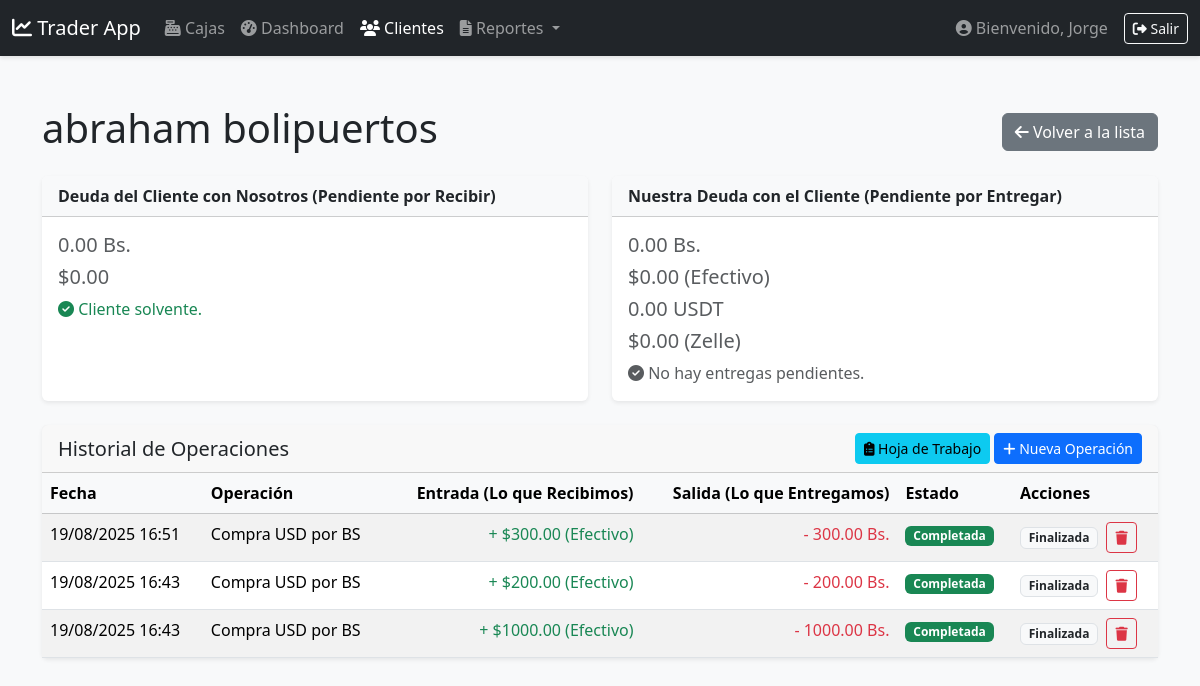
The app's page /clients/14/ (signed in) with its own data.
### exchange/models.py (models this page shows, shortened)
class User(AbstractUser):
    ROLE_CHOICES = (
        ('admin', 'Administrador'),
        ('operator', 'Operador'),
    )
    role = models.CharField(max_length=10, choices=ROLE_CHOICES, default='operator')

class Client(models.Model):
    name = models.CharField(max_length=100, verbose_name="Nombre Completo")
    identifier = models.CharField(max_length=20, unique=True, verbose_name="Cédula o RIF")
    phone = models.CharField(max_length=20, blank=True, null=True, verbose_name="Teléfono")
    email = models.EmailField(blank=True, null=True, verbose_name="Correo Electrónico")
    created_at = models.DateTimeField(auto_now_add=True)
    def get_balance(self):
        pending_transactions = self.adv_transactions.filter(status='pending')
        debe_bs = pending_transactions.filter(
            operation_type__in=['SELL_USD_FOR_BS', 'USDT_FOR_BS']
        ).aggregate(total=Sum('amount_out'))['total'] or 0.00
        debe_usd = pending_transactions.filter(
            operation_type__in=['BUY_USD_FOR_BS', 'CASH_FOR_USDT', 'ZELLE_FOR_CASH']
        ).aggregate(total=Sum('amount_in'))['total'] or 0.00
        le_debemos_bs = pending_transactions.filter(
            operation_type='BUY_USD_FOR_BS'
        ).aggregate(total=Sum('amount_out'))['total'] or 0.00
        debe_entregar_usd = pending_transactions.filter(
            operation_type='SELL_USD_FOR_BS'
        ).aggregate(total=Sum('amount_in'))['total'] or 0.00
        debe_entregar_usdt = pending_transactions.filter(
            operation_type__in=['USDT_FOR_BS', 'CASH_FOR_USDT']
        ).aggregate(total=Sum('amount_in'))['total'] or 0.00
        debe_entregar_zelle = pending_transactions.filter(
            operation_type='ZELLE_FOR_CASH'
        ).aggregate(total=Sum('amount_in'))['total'] or 0.00
        return {
            'debe_bs': debe_bs,
            'debe_usd': debe_usd,
            'le_debemos_bs': le_debemos_bs,
            'le_debemos_usd': debe_entregar_usd,
            'le_debemos_usdt': debe_entregar_usdt,
            'le_debemos_zelle': debe_entregar_zelle
        }

class AdvancedTransaction(models.Model):
    OPERATION_CHOICES = [
        ('SELL_USD_FOR_BS', 'Venta USD por BS'),
        ('BUY_USD_FOR_BS', 'Compra USD por BS'),
        ('USDT_FOR_CASH', 'Doy USDT, Recibo Efectivo (Comisión %)'),
        ('CASH_FOR_USDT', 'Doy Efectivo, Recibo USDT (Comisión %)'),
        ('USDT_FOR_BS', 'Doy USDT por Bolívares (Tasa)'),
        ('ZELLE_FOR_CASH', 'Doy Zelle, Recibo Efectivo'),
    ]
    STATUS_CHOICES = (('pending', 'Pendiente'), ('completed', 'Completada'), ('cancelled', 'Anulada'),)
    client = models.ForeignKey(Client, on_delete=models.CASCADE, related_name='adv_transactions')
    operator = models.ForeignKey(User, on_delete=models.SET_NULL, null=True)
    worksheet = models.ForeignKey(ClientWorkSheet, on_delete=models.SET_NULL, null=True, blank=True, related_name='transactions')
    operation_type = models.CharField(max_length=20, choices=OPERATION_CHOICES)
    status = models.CharField(max_length=10, choices=STATUS_CHOICES, default='pending')
    amount_primary = models.DecimalField(max_digits=12, decimal_places=2, verbose_name="Monto Principal de la Operación")
    rate_or_fee = models.DecimalField(max_digits=12, decimal_places=4, verbose_name="Tasa de Operación / Fee (%)")
    amount_in = models.DecimalField(max_digits=12, decimal_places=2, null=True, blank=True, verbose_name="Monto que Recibes (Entrada)")
    amount_out = models.DecimalField(max_digits=12, decimal_places=2, null=True, blank=True, verbose_name="Monto que Das (Salida)")
    base_rate = models.DecimalField(
        max_digits=12, decimal_places=4, null=True, blank=True,
        verbose_name="Tasa Base/Costo (Opcional)",
        help_text="Para operaciones de tasa, introduce tu costo de referencia para calcular la ganancia."
    )
    profit = models.DecimalField(max_digits=12, decimal_places=2, null=True, blank=True, default=0.00)
    profit_amount = models.DecimalField(max_digits=12, decimal_places=2, default=0.00, verbose_name="Ganancia (Monto)")
    profit_currency = models.CharField(max_length=5, default='USD', verbose_name="Moneda de Ganancia")
    profit_usd_equivalent = models.DecimalField(max_digits=12, decimal_places=2, default=0.00, verbose_name="Ganancia en USD")
    profit_bs_equivalent = models.DecimalField(max_digits=12, decimal_places=2, default=0.00, verbose_name="Ganancia en BS")
    usd_bs_rate_used = models.DecimalField(max_digits=12, decimal_places=4, null=True, blank=True, verbose_name="Tasa USD/BS utilizada")
    notes = models.TextField(blank=True, null=True)
    created_at = models.DateTimeField(auto_now_add=True)
    class Meta:
        ordering = ['-created_at']

### exchange/views.py (the view)
# urls.py: path('clients/<int:pk>/', ClientDetailView.as_view(), name='client-detail'),
class ClientDetailView(LoginRequiredMixin, DetailView):
    model = Client
    template_name = 'exchange/client_detail.html'
    def get_context_data(self, **kwargs):
        context = super().get_context_data(**kwargs)
        client = self.get_object()
        context['transactions'] = client.adv_transactions.order_by('-created_at')
        context['balance'] = client.get_balance()
        return context

### exchange/templates/exchange/client_detail.html
{% extends "base.html" %}
{% block content %}
<div class="container mt-4">
    <div class="d-flex justify-content-between align-items-center mb-3">
        <h1>{{ client.name }}</h1>
        <a href="{% url 'client-list' %}" class="btn btn-secondary">
            <i class="fas fa-arrow-left"></i> Volver a la lista
        </a>
    </div>
    <div class="row mb-4">
        <div class="col-md-6 mb-3 mb-md-0">
            <div class="card h-100 {% if balance.debe_usd > 0 or balance.debe_bs > 0 %}border-danger{% else %}border-light{% endif %} shadow-sm">
                <div class="card-header fw-bold {% if balance.debe_usd > 0 or balance.debe_bs > 0 %}bg-danger text-white{% else %}bg-light{% endif %}">
                    Deuda del Cliente con Nosotros (Pendiente por Recibir)
                </div>
                <div class="card-body">
                    <h5 class="card-title {% if balance.debe_bs > 0 %}text-danger fw-bold{% else %}text-muted{% endif %}">
                        {{ balance.debe_bs|floatformat:2 }} Bs.
                    </h5>
                    <h5 class="card-title {% if balance.debe_usd > 0 %}text-danger fw-bold{% else %}text-muted{% endif %}">
                        ${{ balance.debe_usd|floatformat:2 }}
                    </h5>
                    {% if balance.debe_usd == 0 and balance.debe_bs == 0 %}
                        <p class="text-success mb-0 mt-2"><i class="fas fa-check-circle"></i> Cliente solvente.</p>
                    {% endif %}
                </div>
            </div>
        </div>
        <div class="col-md-6">
            <div class="card h-100 {% if balance.le_debemos_usd > 0 or balance.le_debemos_bs > 0 or balance.le_debemos_usdt > 0 or balance.le_debemos_zelle > 0 %}border-success{% else %}border-light{% endif %} shadow-sm">
                <div class="card-header fw-bold {% if balance.le_debemos_usd > 0 or balance.le_debemos_bs > 0 or balance.le_debemos_usdt > 0 or balance.le_debemos_zelle > 0 %}bg-success text-white{% else %}bg-light{% endif %}">
                    Nuestra Deuda con el Cliente (Pendiente por Entregar)
                </div>
                <div class="card-body">
                    <h5 class="card-title {% if balance.le_debemos_bs > 0 %}text-success fw-bold{% else %}text-muted{% endif %}">
                        {{ balance.le_debemos_bs|floatformat:2 }} Bs.
                    </h5>
                    <h5 class="card-title {% if balance.le_debemos_usd > 0 %}text-success fw-bold{% else %}text-muted{% endif %}">
                        ${{ balance.le_debemos_usd|floatformat:2 }} (Efectivo)
                    </h5>
                    <h5 class="card-title {% if balance.le_debemos_usdt > 0 %}text-success fw-bold{% else %}text-muted{% endif %}">
                        {{ balance.le_debemos_usdt|floatformat:2 }} USDT
                    </h5>
                    <h5 class="card-title {% if balance.le_debemos_zelle > 0 %}text-success fw-bold{% else %}text-muted{% endif %}">
                        ${{ balance.le_debemos_zelle|floatformat:2 }} (Zelle)
                    </h5>
                    {% if balance.le_debemos_usd == 0 and balance.le_debemos_bs == 0 and balance.le_debemos_usdt == 0 and balance.le_debemos_zelle == 0 %}
                        <p class="text-muted mb-0 mt-2"><i class="fas fa-check-circle"></i> No hay entregas pendientes.</p>
                    {% endif %}
                </div>
            </div>
        </div>
    </div>
<div class="card mt-4 shadow-sm">
    <div class="card-header d-flex justify-content-between align-items-center">
        <h5 class="mb-0">Historial de Operaciones</h5>
        <div>
            <a href="{% url 'client-worksheet' client.pk %}" class="btn btn-sm btn-info"><i class="fas fa-clipboard-list"></i> Hoja de Trabajo</a>
            <a href="{% url 'advanced-transaction-create' client.pk %}" class="btn btn-sm btn-primary"><i class="fas fa-plus"></i> Nueva Operación</a>
        </div>
    </div>
    <div class="card-body p-0">
        <div class="table-responsive">
            <table class="table table-striped table-hover mb-0">
                <thead class="table-light">
                    <tr>
                        <th>Fecha</th>
                        <th>Operación</th>
                        <th class="text-end">Entrada (Lo que Recibimos)</th>
                        <th class="text-end">Salida (Lo que Entregamos)</th>
                        <th>Estado</th>
                        <th>Acciones</th>
                    </tr>
                </thead>
                <tbody>
                    {% for tx in transactions %}
                    <tr>
                        <td>{{ tx.created_at|date:"d/m/Y H:i" }}</td>
                        <td>{{ tx.get_operation_type_display }}</td>
                        {% if tx.operation_type == 'SELL_USD_FOR_BS' %}
                            <td class="text-end text-success">+ {{ tx.amount_in|floatformat:2 }} Bs.</td>
                            <td class="text-end text-danger">- ${{ tx.amount_primary|floatformat:2 }} (Efectivo)</td>
                        {% elif tx.operation_type == 'BUY_USD_FOR_BS' %}
                            <td class="text-end text-success">+ ${{ tx.amount_primary|floatformat:2 }} (Efectivo)</td>
                            <td class="text-end text-danger">- {{ tx.amount_in|floatformat:2 }} Bs.</td>
                        {% elif tx.operation_type == 'USDT_FOR_CASH' %}
                            <td class="text-end text-success">+ ${{ tx.amount_out|floatformat:2 }} (Efectivo)</td>
                            <td class="text-end text-danger">- {{ tx.amount_primary|floatformat:2 }} USDT</td>
                        {% elif tx.operation_type == 'CASH_FOR_USDT' %}
                            <td class="text-end text-success">+ {{ tx.amount_out|floatformat:2 }} USDT</td>
                            <td class="text-end text-danger">- ${{ tx.amount_primary|floatformat:2 }} (Efectivo)</td>
                        {% elif tx.operation_type == 'USDT_FOR_BS' %}
                            <td class="text-end text-success">+ {{ tx.amount_out|floatformat:2 }} Bs.</td>
                            <td class="text-end text-danger">- {{ tx.amount_primary|floatformat:2 }} USDT</td>
                        {% elif tx.operation_type == 'ZELLE_FOR_CASH' %}
                            <td class="text-end text-success">+ ${{ tx.amount_out|floatformat:2 }} (Efectivo)</td>
                            <td class="text-end text-danger">- ${{ tx.amount_primary|floatformat:2 }} (Zelle)</td>
                        {% else %}
                            <td class="text-end">--</td>
                            <td class="text-end">--</td>
                        {% endif %}
                        <td>
                            {% if tx.status == 'pending' %}
                                <span class="badge bg-warning text-dark">{{ tx.get_status_display }}</span>
                            {% elif tx.status == 'completed' %}
                                <span class="badge bg-success">{{ tx.get_status_display }}</span>
                            {% else %}
                                <span class="badge bg-secondary">{{ tx.get_status_display }}</span>
                            {% endif %}
                        </td>
                        <td>
                            {% if tx.status == 'pending' %}
                                <a href="{% url 'advanced-transaction-update' tx.pk %}" class="btn btn-sm btn-primary">Gestionar</a>
                                <a href="{% url 'advanced-transaction-cancel' tx.pk %}" class="btn btn-sm btn-outline-warning">Anular</a>
                            {% else %}
                                <span class="badge bg-light text-dark border">Finalizada</span>
                            {% endif %}
                            <a href="{% url 'advanced-transaction-delete' tx.pk %}" class="btn btn-sm btn-outline-danger ms-1" title="Eliminar Permanentemente">
                                <i class="fas fa-trash"></i>
                            </a>
                        </td>
                    </tr>
                    {% empty %}
                    <tr>
                        <td colspan="6" class="text-center py-4">Este cliente no tiene operaciones registradas.</td>
                    </tr>
                    {% endfor %}
                </tbody>
            </table>
        </div>
    </div>
</div>
{% endblock %}

### exchange/templates/base.html (shortened to what this page needs)
<!doctype html>
<html lang="es">
<head>
    <link href="https://cdn.jsdelivr.net/npm/bootstrap@5.3.3/dist/css/bootstrap.min.css" rel="stylesheet">
    <link rel="stylesheet" href="https://cdnjs.cloudflare.com/ajax/libs/font-awesome/6.5.1/css/all.min.css" />
</head>
<body>
    <nav class="navbar navbar-expand-lg navbar-dark bg-dark sticky-top">
        <div class="container-fluid">
            <a class="navbar-brand" href="{% url 'dashboard' %}">
                <i class="fas fa-chart-line"></i> Trader App
            </a>
            <div class="collapse navbar-collapse" id="navbarNav">
                <ul class="navbar-nav me-auto mb-2 mb-lg-0">
                    <li class="nav-item">
                        <a class="nav-link {% if 'vault' in request.resolver_match.view_name %}active{% endif %}" href="{% url 'vault-management' %}">
                            <i class="fas fa-cash-register"></i> Cajas
                        </a>
                    </li>
                    <li class="nav-item">
                        <a class="nav-link {% if request.resolver_match.view_name == 'dashboard' %}active{% endif %}" href="{% url 'dashboard' %}">
                            <i class="fas fa-tachometer-alt"></i> Dashboard
                        </a>
                    </li>
                    <li class="nav-item">
                        <a class="nav-link {% if 'client' in request.resolver_match.view_name %}active{% endif %}" href="{% url 'client-list' %}">
                            <i class="fas fa-users"></i> Clientes
                        </a>
                    </li>
                    <li class="nav-item dropdown">
                        <a class="nav-link dropdown-toggle {% if 'report' in request.resolver_match.view_name %}active{% endif %}" href="#" role="button" data-bs-toggle="dropdown" aria-expanded="false">
                            <i class="fas fa-file-alt"></i> Reportes
                        </a>
                    </li>
                </ul>
                {% if user.is_authenticated %}
                <span class="navbar-text me-3">
                    <i class="fas fa-user-circle"></i> Bienvenido, {{ user.first_name|default:user.username }}
                </span>
                <form action="{% url 'logout' %}" method="post" class="d-flex">
                    <button type="submit" class="btn btn-outline-light btn-sm">
                        <i class="fas fa-sign-out-alt"></i> Salir
                    </button>
                </form>
                {% endif %}
            </div>
        </div>
    </nav>
    <main class="container-fluid p-4">
        {% block content %}
        {% endblock %}
    </main>
</body>
</html>

### exchange/templates/base.html (style rules this page uses)
body { background-color: #f8f9fa; }
.navbar { box-shadow: 0 2px 4px rgba(0,0,0,.1); }
.card { border: none; box-shadow: 0 0 1rem rgba(0,0,0,.15); }

### records on screen
User: first_name "Jorge"
Client: name "abraham bolipuertos"
AdvancedTransaction: created_at "19/08/2025 16:51", operation_type "Compra USD por BS", amount_primary "300.00", amount_in "300.00", status "Completada", shows "Finalizada"
AdvancedTransaction: created_at "19/08/2025 16:43", operation_type "Compra USD por BS", amount_primary "200.00", amount_in "200.00", status "Completada", shows "Finalizada"
AdvancedTransaction: created_at "19/08/2025 16:43", operation_type "Compra USD por BS", amount_primary "1000.00", amount_in "1000.00", status "Completada", shows "Finalizada"

### other values on screen
{{ balance.debe_bs|floatformat:2 }} "0.00"
{{ balance.debe_usd|floatformat:2 }} "0.00"
{{ balance.le_debemos_bs|floatformat:2 }} "0.00"
{{ balance.le_debemos_usd|floatformat:2 }} "0.00"
{{ balance.le_debemos_usdt|floatformat:2 }} "0.00"
{{ balance.le_debemos_zelle|floatformat:2 }} "0.00"
